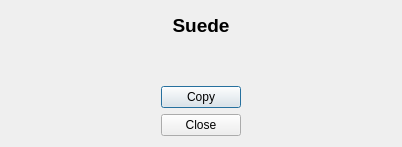
<?xml version="1.0" encoding="UTF-8"?>
<ui version="4.0">
 <class>AboutDialog</class>
 <widget class="QDialog" name="AboutDialog">
  <property name="geometry">
   <rect>
    <x>0</x>
    <y>0</y>
    <width>402</width>
    <height>147</height>
   </rect>
  </property>
  <property name="font">
   <font>
    <family>Tahoma</family>
   </font>
  </property>
  <property name="windowTitle">
   <string>Dialog</string>
  </property>
  <layout class="QVBoxLayout" name="verticalLayout_2">
   <item>
    <layout class="QVBoxLayout" name="verticalLayout">
     <item>
      <widget class="QLabel" name="suede">
       <property name="maximumSize">
        <size>
         <width>16777215</width>
         <height>36</height>
        </size>
       </property>
       <property name="font">
        <font>
         <family>Tahoma</family>
         <pointsize>14</pointsize>
         <weight>75</weight>
         <bold>true</bold>
        </font>
       </property>
       <property name="text">
        <string>Suede</string>
       </property>
       <property name="alignment">
        <set>Qt::AlignCenter</set>
       </property>
      </widget>
     </item>
     <item>
      <layout class="QHBoxLayout" name="horizontalLayout">
       <item>
        <layout class="QFormLayout" name="formLayout"/>
       </item>
       <item>
        <layout class="QVBoxLayout" name="verticalLayout_3">
         <item>
          <spacer name="verticalSpacer">
           <property name="orientation">
            <enum>Qt::Vertical</enum>
           </property>
           <property name="sizeType">
            <enum>QSizePolicy::Preferred</enum>
           </property>
           <property name="sizeHint" stdset="0">
            <size>
             <width>20</width>
             <height>40</height>
            </size>
           </property>
          </spacer>
         </item>
         <item>
          <widget class="QPushButton" name="copy">
           <property name="minimumSize">
            <size>
             <width>80</width>
             <height>0</height>
            </size>
           </property>
           <property name="maximumSize">
            <size>
             <width>80</width>
             <height>16777215</height>
            </size>
           </property>
           <property name="text">
            <string>Copy</string>
           </property>
          </widget>
         </item>
         <item>
          <widget class="QPushButton" name="close">
           <property name="minimumSize">
            <size>
             <width>80</width>
             <height>0</height>
            </size>
           </property>
           <property name="maximumSize">
            <size>
             <width>80</width>
             <height>16777215</height>
            </size>
           </property>
           <property name="text">
            <string>Close</string>
           </property>
          </widget>
         </item>
        </layout>
       </item>
      </layout>
     </item>
    </layout>
   </item>
  </layout>
 </widget>
 <tabstops>
  <tabstop>copy</tabstop>
  <tabstop>close</tabstop>
 </tabstops>
 <resources/>
 <connections/>
</ui>
